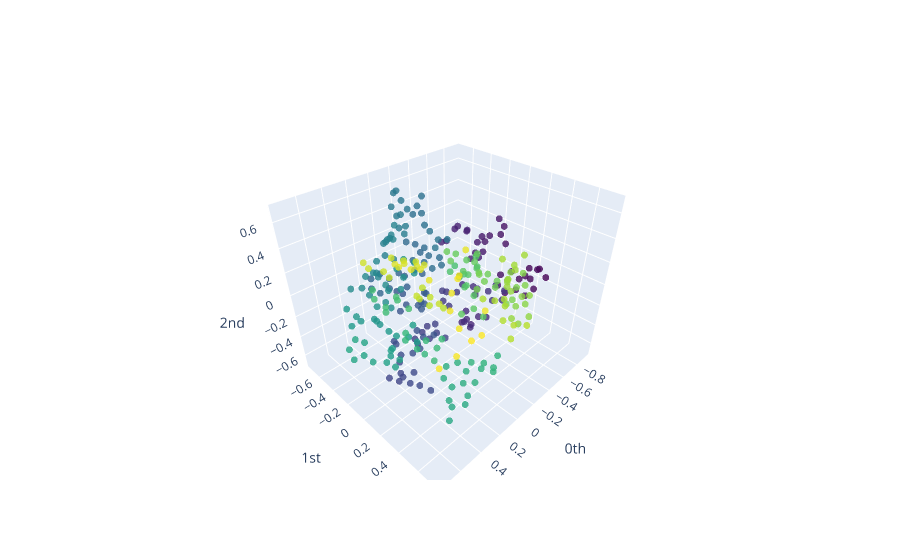

The cell this chart's notebook holds for it:
### Markdown cell above
Featurising the protein using persistent homology features (PHF)

The section demonstrates the featurisation process. First we convert the coordinates to a point cloud. Note that the atom identities are not used in this featurisation. Information about the chemical properties of the molecule can be added using the rdkit features (see `Create_PHF_Scripts\RdKit_dataset.py` files.)

### Code cell
# makes a point cloud version of the structure
# there are no atom types
plot_point_cloud(coords)

### Figure 1 — Plotly figure (JSON) as saved in the notebook; plotly's stock layout.template omitted (floating-point values rounded to 4 significant figures; data arrays with more than 128 entries replaced by an {"elided": "..."} marker saying what was removed)
{"data": [{"marker": {"color": {"elided": "306 int values"}, "colorscale": [[0, "#440154"], [0.1111, "#482878"], [0.2222, "#3e4989"], [0.3333, "#31688e"], [0.4444, "#26828e"], [0.5556, "#1f9e89"], [0.6667, "#35b779"], [0.7778, "#6ece58"], [0.8889, "#b5de2b"], [1, "#fde725"]], "opacity": 0.8, "size": 4}, "mode": "markers", "type": "scatter3d", "x": {"elided": "306 float values"}, "y": {"elided": "306 float values"}, "z": {"elided": "306 float values"}}], "layout": {"scene": {"xaxis": {"exponentformat": "e", "showexponent": "all", "title": {"text": "0th"}, "type": "linear"}, "yaxis": {"exponentformat": "e", "showexponent": "all", "title": {"text": "1st"}, "type": "linear"}, "zaxis": {"exponentformat": "e", "showexponent": "all", "title": {"text": "2nd"}, "type": "linear"}}}}
